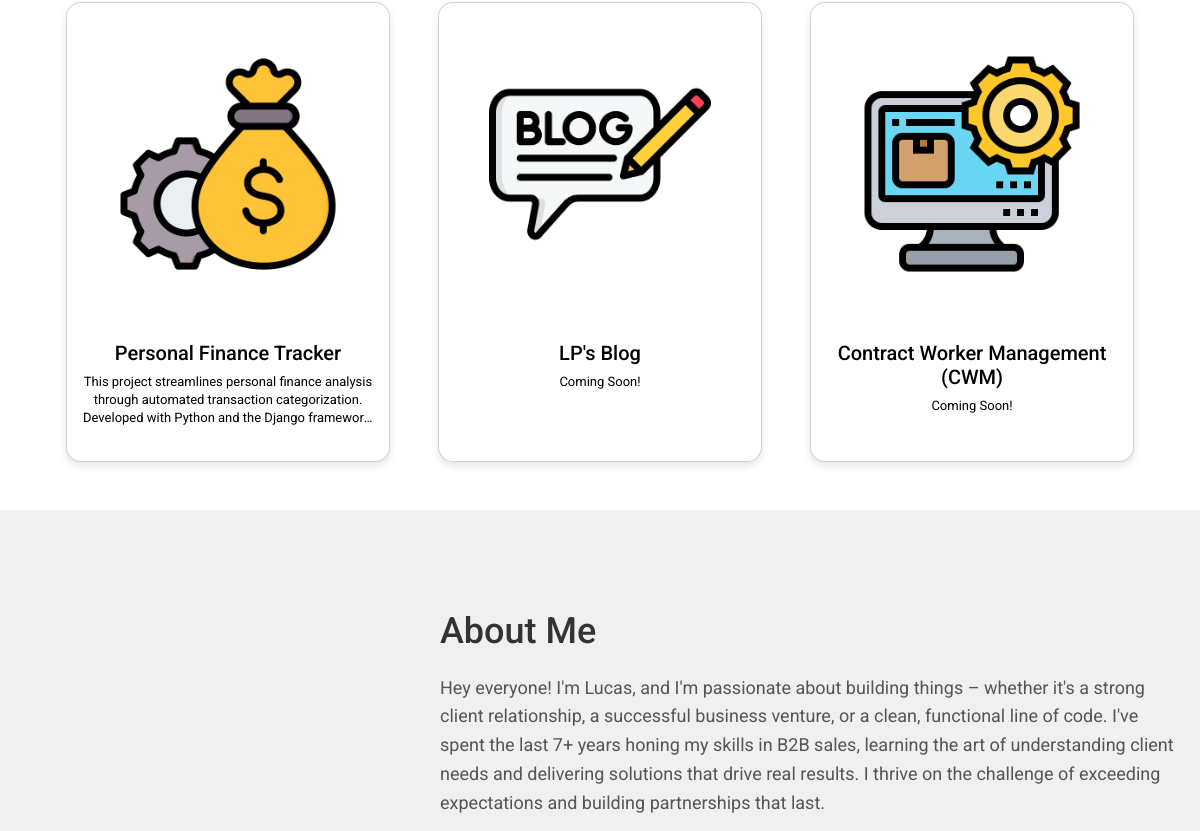
The app's page / (middle part), older data.
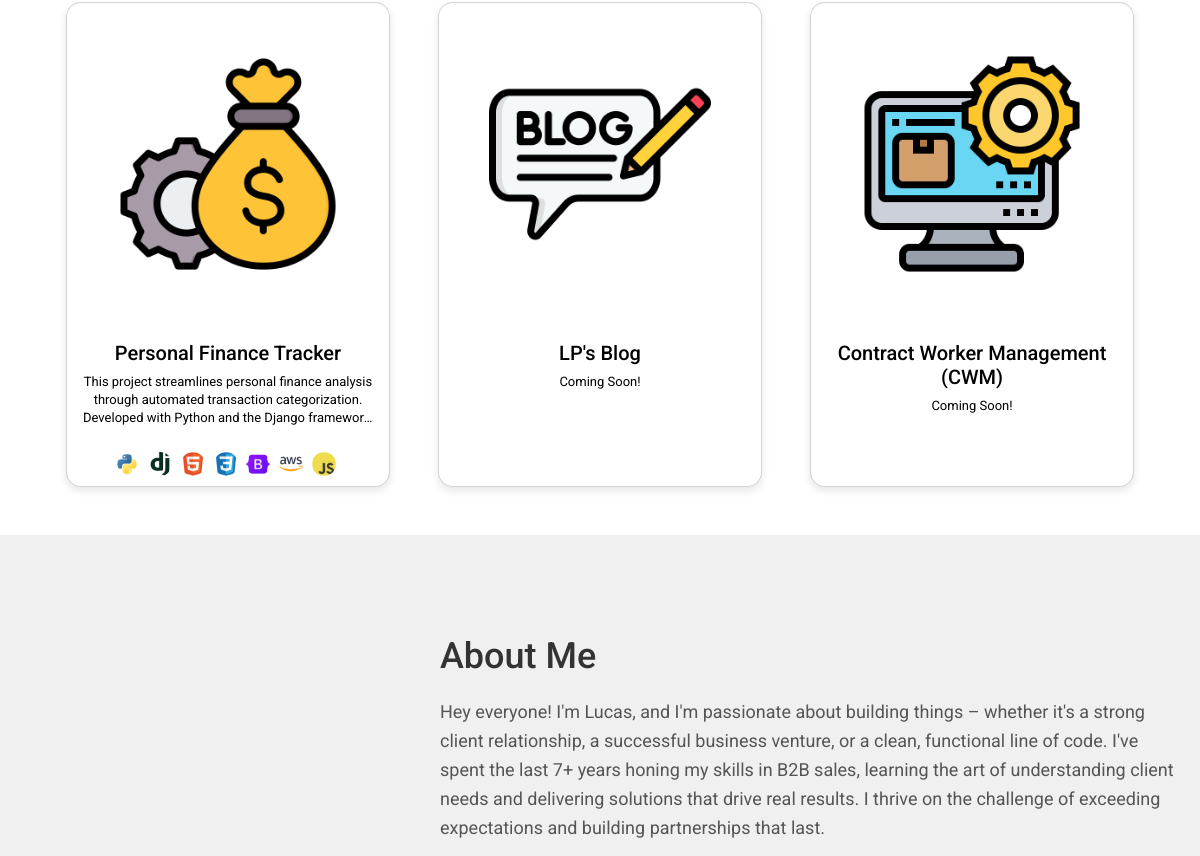
The same page, newer data.
### portfolio/models.py (models this page shows, shortened)
class Project(models.Model):
    title = models.CharField(max_length=200)
    description = models.TextField()
    image = models.ImageField(upload_to='project_images/', blank=True, null=True)
    github = models.URLField(blank=True, null=True)
    technologies = models.ManyToManyField(Technology, blank=True, help_text="Technology used in this project")
    TYPES = (
        ('FINANCE', 'Fiinance Tracker'),
        ('BLOG', 'Personal Blog'),
        ('WORKER_MANAGEMENT', 'Contract Worker Management'),
        ('OTHER', 'Other')
        )
    type = models.CharField(max_length=50,
                  choices=TYPES,
                  default="OTHER")

class Technology(models.Model):
    name = models.CharField(max_length=100, unique=True, help_text="Name of the technology (e.g., Python, Django)")
    icon = models.ImageField(upload_to='technology_icons/', blank=True, null=True)
    class Meta:
        verbose_name_plural = "Technologies"

### portfolio/views.py (the view)
# urls.py: path('', views.finance_tracker_home, name='home'),
def home(request):
    projects = Project.objects.all() # Get all prpjects from database
    return render(request, 'portfolio/index.html', {'projects': projects}) # Renders the index.html template and pass the projects to the template

### portfolio/templates/portfolio/index.html (shortened to what this page needs)
{% extends 'portfolio/base.html' %}
{% load static %}
{% block content %}
<section id="projects-section">
    {% include 'portfolio/components/project_card.html' %}
</section>
<section id="about-me" class="about-banner">
    {% include 'portfolio/components/about.html' %}
</section>
{% endblock %}

### portfolio/templates/portfolio/components/project_card.html (shortened to what this page needs)
<div class="container mb-5">
        <div class="row row-cols-sm-1 row-cols-md-2 row-cols-lg-3 g-5 mb-4 mx-auto">  {% if projects %}
            {% for project in projects %}
                <div class="col text-center">
                    <div id="project-card" class="card h-100">
                        <a href="{% url 'portfolio:project_redirect' pk=project.pk %}">
                            {% if project.image %}
                            <img id="project-img" src="{{ project.image.url }}" class="card-img-top" alt="{{ project.title }}">
                            {% endif %}
                            <div id="pc-body" class="card-body">
                                <h5 id="pc-title" class="card-title">{{ project.title }}</h5>
                                <p id="project-description" class="card-text">{{ project.description }}</p>
                            </div>
                            <div class="technologies">
                                {% for technology in project.technologies.all %}
                                    <img src="{{ technology.icon.url }}" alt="{{ technology.name }} icon" title="{{ technology.name }}" class="technology-icon">
                                {% endfor %}
                            </div>
                        </div>
                </div>
            {% endfor %}
        {% else %}
        <p>No projects added yet.</p>
        {% endif %}
    </div>
</div>

Row changes from the older to the newer data that the page shows:
added Technology: icon (picture), shown under Project "Personal Finance Tracker"
added Technology: icon (picture), shown under Project "Personal Finance Tracker"
added Technology: icon (picture), shown under Project "Personal Finance Tracker"
added Technology: icon (picture), shown under Project "Personal Finance Tracker"
added Technology: icon (picture), shown under Project "Personal Finance Tracker"
added Technology: icon (picture), shown under Project "Personal Finance Tracker"
added Technology: icon (picture), shown under Project "Personal Finance Tracker"
